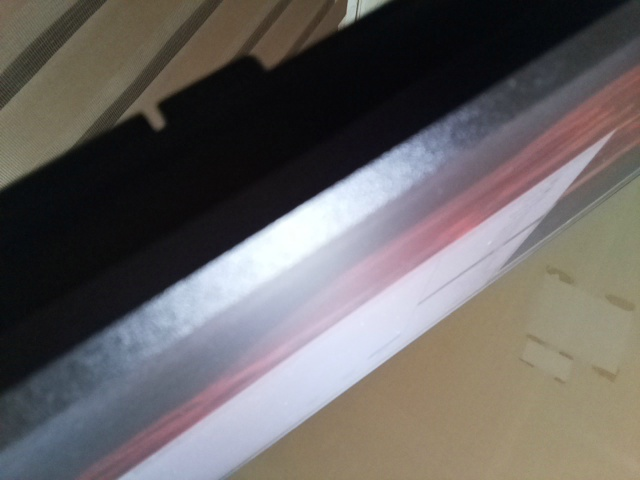
#> input picture camera_activating/image.jpg, 640 x 480 px, given in place of the camera
$ python tra.py
#> lines starting #> are read from the running program, lines starting #| are printed output that depends on the picture; after the words box and inside, x2 and y2 are one past the last pixel; in counts of white or black regions, pixels touching at a corner belong together
import cv2
import numpy as np
import RPi.GPIO as rg
import time
import json
import requests

url = "https://kapi.kakao.com/v2/api/talk/memo/default/send"

# 사용자 토큰
headers = {
    "Authorization": "Bearer " + "kYZP2Fro1J9b8IVn9oqYV8tbH73_wRM24eccyVbDCj10mAAAAYfIjkKB"
}
data1 = {
    "template_object" : json.dumps({ "object_type" : "text",
                                     "text" : "야간모드가 활성화 되었습니다.",
                                     "link" : {
                                                 "web_url" : "www.naver.com"
                                              }
    })
}
data2 = {
    "template_object" : json.dumps({ "object_type" : "text",
                                     "text" : "야간모드가 종료 되었습니다.",
                                     "link" : {
                                                 "web_url" : "www.naver.com"
                                              }
    })
}
data3 = {
    "template_object" : json.dumps({ "object_type" : "text",
                                     "text" : "프로그램이 종료되었습니다.",
                                     "link" : {
                                                 "web_url" : "www.naver.com"
                                              }
    })
}

rg.setmode(rg.BCM)
led_red = 17
led_yellow = 27
led_green = 22

rg.setup(led_red,rg.OUT)
rg.setup(led_yellow,rg.OUT)
rg.setup(led_green,rg.OUT)

def on_LED(led_pin):
    rg.output(led_pin,rg.HIGH)

def off_LED(led_pin):
    rg.output(led_pin,rg.LOW)

cap = cv2.VideoCapture(0)

while True:

    ret, frame = cap.read()
#> frame is the input picture: shape (480, 640, 3); mean B, G, R 98.7, 99.9, 104.3


    if not ret:
        break


    hsv = cv2.cvtColor(frame, cv2.COLOR_BGR2HSV)
#> hsv: shape (480, 640, 3); mean H, S, V 83.4, 54.5, 111.4


    lower_red1 = np.array([0, 80, 100])
    upper_red1 = np.array([10, 255, 255])
    mask1 = cv2.inRange(hsv, lower_red1, upper_red1)
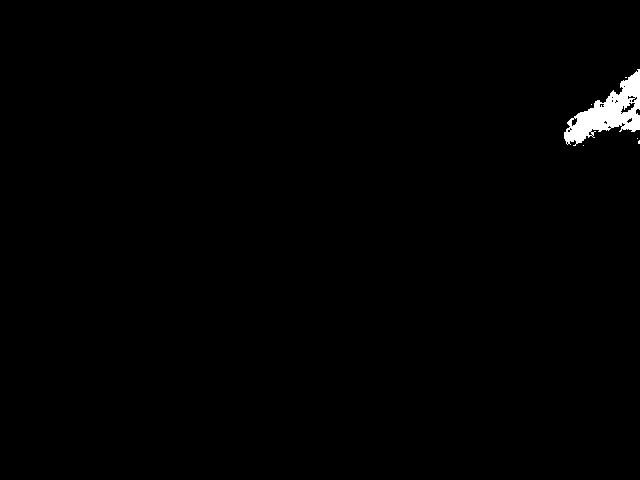
#> mask1: shape (480, 640); 0.8% white; 6 white regions (5 under 20 px), largest, box (x1, y1, x2, y2) and area: (564, 69, 640, 146) 2460

    lower_red2 = np.array([170, 80,  100])
    upper_red2 = np.array([180, 255, 255])
    mask2 = cv2.inRange(hsv, lower_red2, upper_red2)
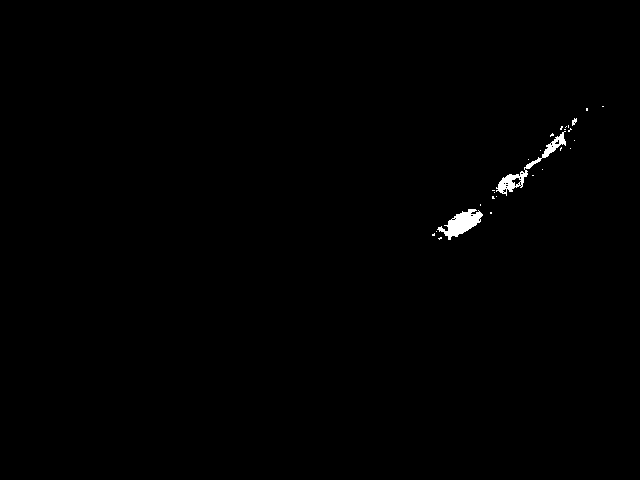
#> mask2: shape (480, 640); 0.46% white; 27 white regions (24 under 20 px), largest, box (x1, y1, x2, y2) and area: (437, 209, 483, 240) 652, (496, 131, 566, 196) 640, (572, 118, 577, 126) 25


    red_mask = mask1 + mask2
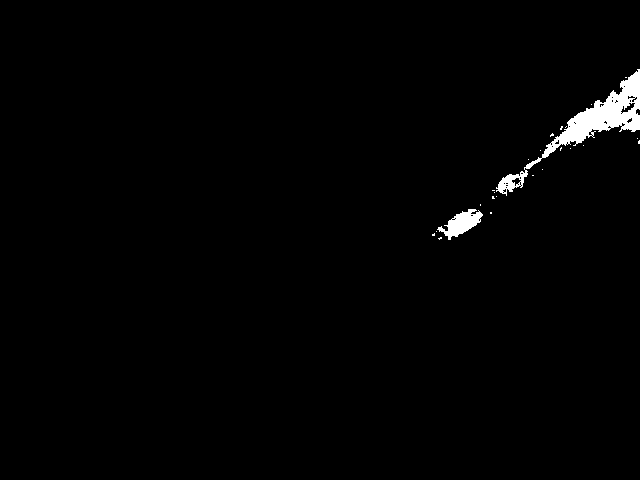
#> red_mask: shape (480, 640); 1.3% white; 25 white regions (23 under 20 px), largest, box (x1, y1, x2, y2) and area: (496, 69, 640, 196) 3146, (437, 209, 483, 240) 652


    lower_yellow = np.array([15, 100, 100])
    upper_yellow = np.array([30, 255, 255])
    yellow_mask = cv2.inRange(hsv, lower_yellow, upper_yellow)
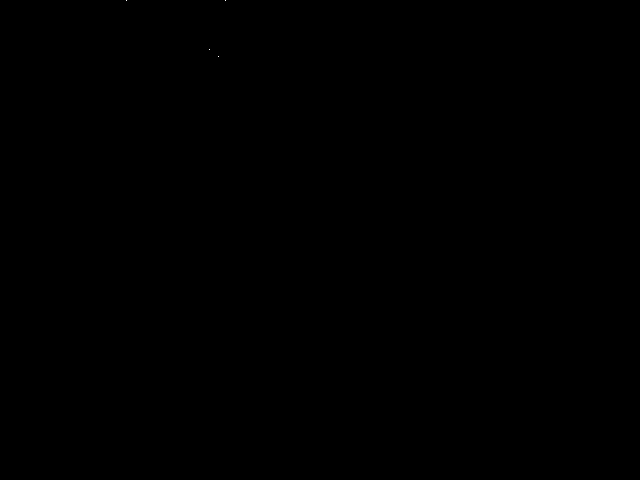
#> yellow_mask: shape (480, 640); 0% white in thin lines or dots, all inside (x1, y1, x2, y2) = (126, 0, 226, 57)


    lower_green = np.array([35, 100, 100])
    upper_green = np.array([80, 255, 255])
    green_mask = cv2.inRange(hsv, lower_green, upper_green)
#> green_mask: shape (480, 640); every value is 0


    red_circles = cv2.HoughCircles(red_mask, cv2.HOUGH_GRADIENT, 1, 20, param1=50, param2=30, minRadius=0, maxRadius=0)
#> red_circles = None
    yellow_circles = cv2.HoughCircles(yellow_mask, cv2.HOUGH_GRADIENT, 1, 20, param1=50, param2=30, minRadius=0, maxRadius=0)
#> yellow_circles = None
    green_circles = cv2.HoughCircles(green_mask, cv2.HOUGH_GRADIENT, 1, 20, param1=50, param2=30, minRadius=0, maxRadius=0)
#> green_circles = None


    if red_circles is not None:
        print("Red light.")
        on_LED(led_red)
        off_LED(led_yellow)
        off_LED(led_green)
        red_circles = np.round(red_circles[0, :]).astype("int")
        for (x, y, r) in red_circles:
            cv2.circle(frame, (x, y), r, (0, 0, 255), 4)

    elif yellow_circles is not None:
        print("Yellow light.")
        on_LED(led_yellow)
        off_LED(led_red)
        off_LED(led_green)
        yellow_circles = np.round(yellow_circles[0, :]).astype("int")
        for(x, y, r) in yellow_circles:
            cv2.circle(frame, (x, y), r, (0, 0, 255), 4)

    elif yellow_circles is not None and green_circles is not None:
        print("Yellow and Green light.")
        on_LED(led_green)
        on_LED(led_yellow)
        off_LED(led_red)
        yellow_circles = np.round(yellow_circles[0, :]).astype("int")
        green_circles = np.round(green_circles[0, :]).astype("int")
        for (x, y, r) in yellow_circles:
            cv2.circle(frame, (x, y), r, (0, 255, 255), 4)
        for (x, y, r) in green_circles:
            cv2.circle(frame, (x, y), r, (0, 255, 0), 4)


    elif green_circles is not None:
        print("Green light.")
        yellow_circles = np.round(green_circles[0, :]).astype("int")
        on_LED(led_green)
        off_LED(led_red)
        off_LED(led_yellow)
        for(x, y, r) in yellow_circles:
            cv2.circle(frame, (x, y), r, (0, 0, 255), 4)
    elif red_circles is not None and green_circles is not None:
        print("Red and Green light.")
        on_LED(led_green)
        on_LED(led_yellow)
        off_LED(led_red)
        red_circles = np.round(red_circles[0, :]).astype("int")
        green_circles = np.round(green_circles[0, :]).astype("int")
        for (x, y, r) in yellow_circles:
            cv2.circle(frame, (x, y), r, (0, 255, 255), 4)
        for (x, y, r) in green_circles:
            cv2.circle(frame, (x, y), r, (0, 255, 0), 4)

    elif cv2.waitKey(1) & 0xFF == ord('y'):
#> (key x is pressed here)
        response = requests.post(url, headers=headers, data=data1)
        if response.json().get('result_code') == 0:
            print('메시지를 성공적으로 보냈습니다.')
        else:
            print('메시지를 성공적으로 보내지 못했습니다. 오류메시지 : ' + str(response.json()))
        while True:
            on_LED(led_yellow)
            time.sleep(1)
            off_LED(led_yellow)
            time.sleep(1)
            if cv2.waitKey(1) & 0xFF == ord('x'):
                response = requests.post(url, headers=headers, data=data2)
                if response.json().get('result_code') == 0:
                    print('메시지를 성공적으로 보냈습니다.')
                else:
                    print('메시지를 성공적으로 보내지 못했습니다. 오류메시지 : ' + str(response.json()))
                off_LED(led_yellow)

                break;


    else :

        off_LED(led_green)
        off_LED(led_red)
        off_LED(led_yellow)

    cv2.imshow("frame", frame)


    if cv2.waitKey(1) & 0xFF == ord('q'):
#> (key x is pressed here)
#> (the run stopped early here; a loop or call above may not have finished)
